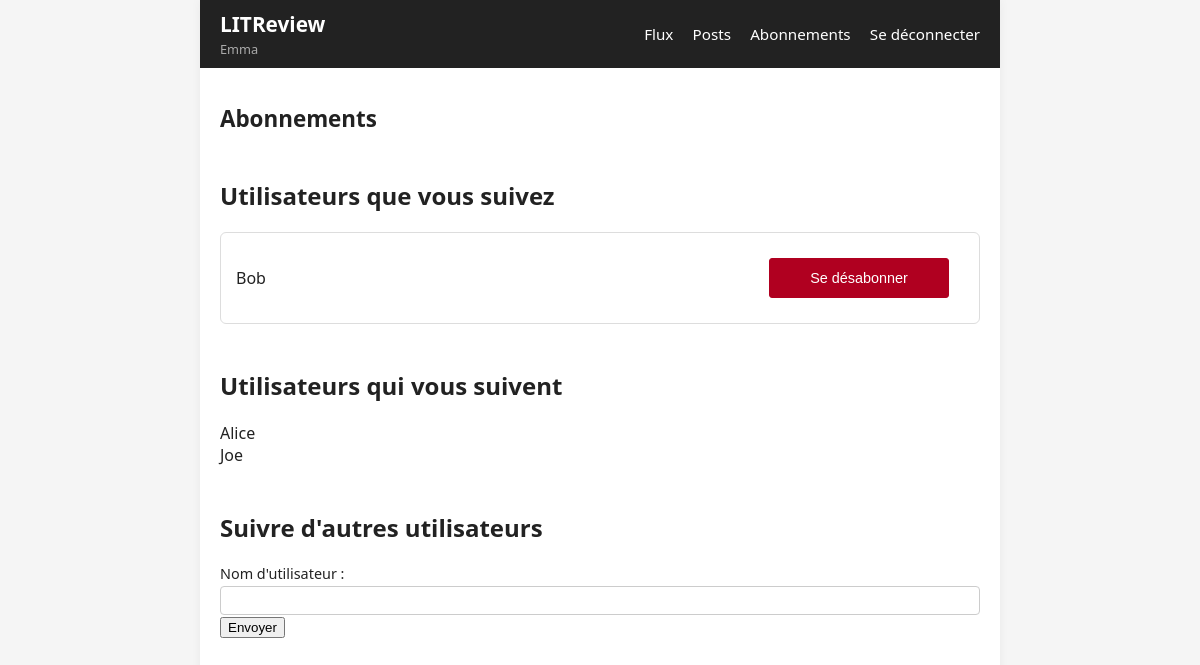
The page /subscriptions/ (signed in) on the database as committed earlier.
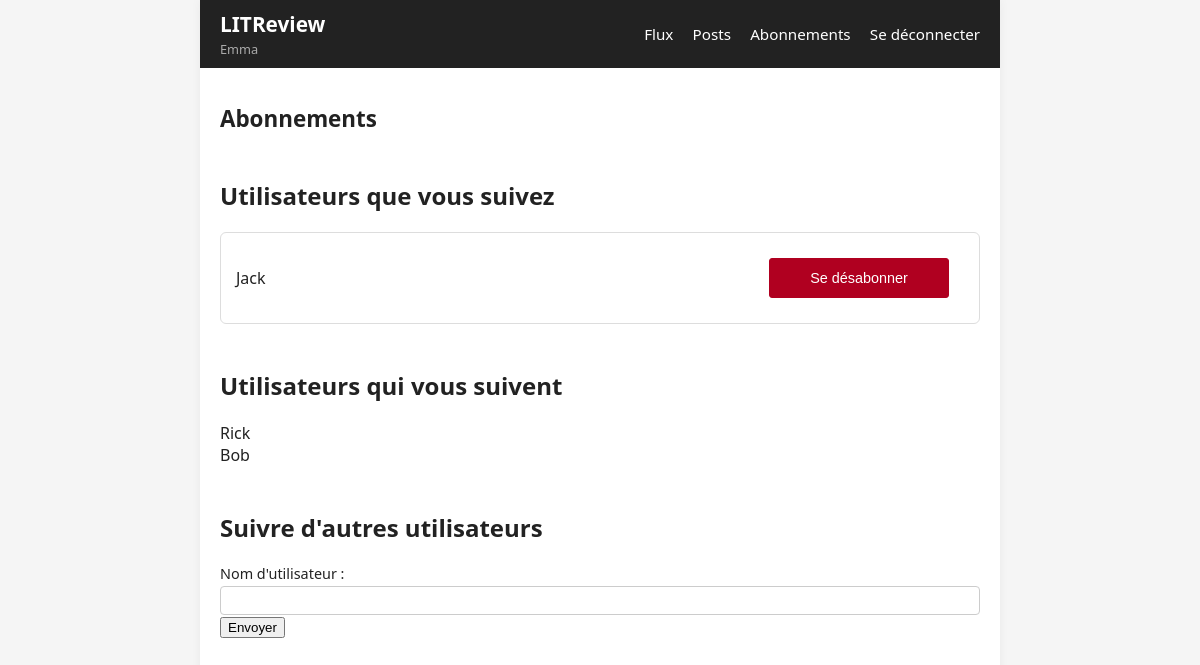
The same page on the database as committed later.
### authentication/models.py (models this page shows)
class User(AbstractUser):
    CREATOR = 'CREATOR'
    SUBSCRIBER = 'SUBSCRIBER'
    ROLE_CHOICES = (
        (CREATOR, 'Créateur'),
        (SUBSCRIBER, 'Abonné'),
    )
    profile_photo = models.ImageField(
        verbose_name='Photo de profil',
        blank=True,
        null=True,
    )
    role = models.CharField(
        max_length=30,
        choices=ROLE_CHOICES,
        verbose_name='Rôle',
        default=SUBSCRIBER,
    )

### blog/views.py (the view)
# urls.py: path('subscriptions/', blog.views.subscriptions, name='subscriptions'),
@login_required
def subscriptions(request):
    following_relations = UserFollows.objects.filter(user=request.user)
    following = [rel.followed_user for rel in following_relations]
    followers_relations = UserFollows.objects.filter(followed_user=request.user)
    followers = [rel.user for rel in followers_relations]
    form = FollowUserForm()
    context = {
        "following": following,
        "followers": followers,
        "form": form,
    }
    return render(request, "blog/subscriptions.html", context)

### blog/forms.py
class FollowUserForm(forms.Form):
    username = forms.CharField(label="Nom d'utilisateur", max_length=150)

### blog/templates/blog/subscriptions.html (shortened to what this page needs)
{% extends 'base.html' %}
{% block content %}
<h1>Abonnements</h1>
<h2>Utilisateurs que vous suivez</h2>
<ul>
{% for user in following %}
    <li class="follow-item follow-card">
        <span>{{ user.username }}</span>
        <form action="{% url 'unsubscribe' user.id %}" method="post">
            <button class="btn btn-danger-unfollow" type="submit">Se désabonner</button>
        </form>
    </li>
{% empty %}
    <li>Vous ne suivez encore aucun utilisateur.</li>
{% endfor %}
</ul>
<h2>Utilisateurs qui vous suivent</h2>
<ul>
{% for user in followers %}
    <li>{{ user.username }}</li>
{% empty %}
    <li>Personne ne vous suit pour l'instant.</li>
{% endfor %}
</ul>
<h2>Suivre d'autres utilisateurs</h2>
<form action="{% url 'follow_user' %}" method="post">
    {{ form.username.label_tag }}
    {{ form.username }}
    <button type="submit">Envoyer</button>
</form>
{% endblock content %}

Rows that differ between the two databases and show on the page:
no longer on this page (row edited): User: username "Alice", shown under "Utilisateurs qui vous suivent"
no longer on this page (row edited): User: username "Joe", shown under "Utilisateurs qui vous suivent"
now on this page (row edited): User: username "Jack", shown under "Utilisateurs que vous suivez"
added User: username "Rick", shown under "Utilisateurs qui vous suivent"
changed User "Bob": moves from the list under "Utilisateurs que vous suivez" to the list under "Utilisateurs qui vous suivent"
